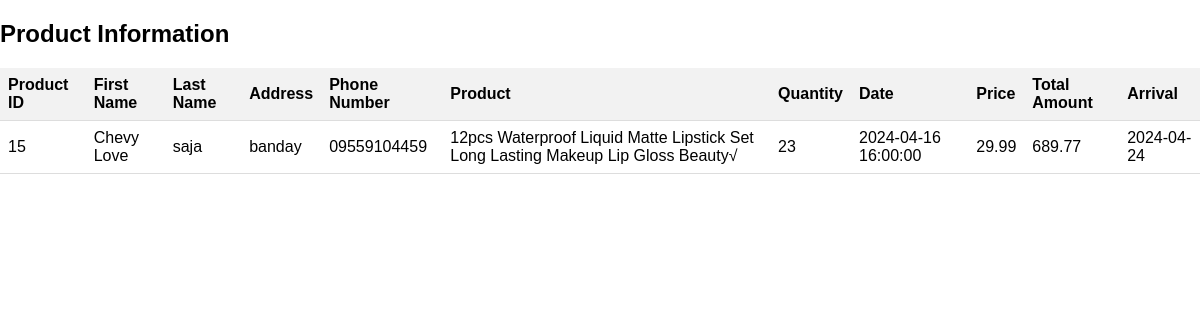
Page /admin/index.php on the earlier database version.
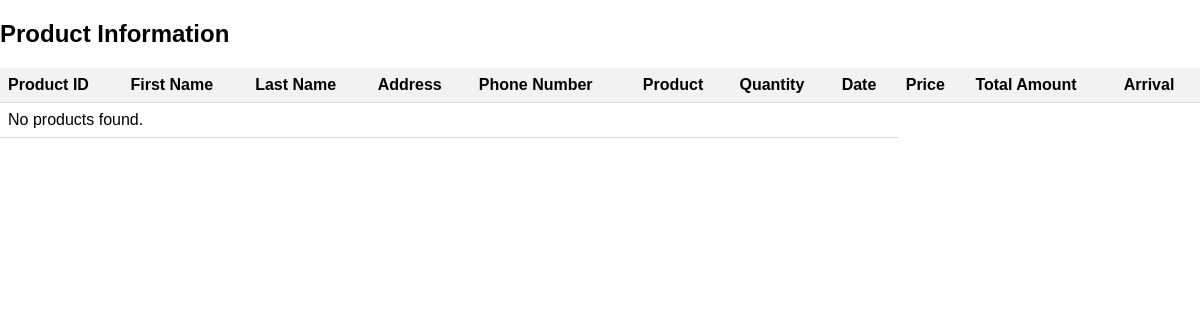
Same page on the later database version.
### tables this page shows
CREATE TABLE `product` (
  `id` int NOT NULL,
  `user_id` int DEFAULT NULL,
  `fname` varchar(100) NOT NULL,
  `lname` varchar(100) NOT NULL,
  `address` varchar(100) DEFAULT NULL,
  `phone_num` varchar(11) NOT NULL,
  `product` varchar(100) NOT NULL,
  `qty` varchar(100) NOT NULL,
  `date` timestamp NULL DEFAULT NULL,
  `price` varchar(100) DEFAULT NULL,
  `total_amount` varchar(100) DEFAULT NULL,
  `product_arrival` date DEFAULT NULL
);

### admin/index.php (the view, shortened to what this page needs)
<!DOCTYPE html>
<html>
<head>
</head>
<body>
<h2>Product Information</h2>
<table>
    <tr>
        <th>Product ID</th>
        <th>First Name</th>
        <th>Last Name</th>
        <th>Address</th>
         <th>Phone Number</th>
        <th>Product</th>
        <th>Quantity</th>
        <th>Date</th>
        <th>Price</th>
        <th>Total Amount</th>
         <th>Arrival</th>
    </tr>
    <?php
    require '../config.php';
    $sql = "SELECT * FROM product";
    $result = mysqli_query($conn, $sql);
    if (mysqli_num_rows($result) > 0) {
        while ($row = mysqli_fetch_assoc($result)) {
            echo "<tr>";
            echo "<td>" . $row["id"] . "</td>";
            echo "<td>" . $row["fname"] . "</td>";
            echo "<td>" . $row["lname"] . "</td>";
            echo "<td>" . $row["address"] . "</td>";
             echo "<td>" . $row["phone_num"] . "</td>";
            echo "<td>" . $row["product"] . "</td>";
            echo "<td>" . $row["qty"] . "</td>";
            echo "<td>" . $row["date"] . "</td>";
            echo "<td>" . $row["price"] . "</td>";
            echo "<td>" . $row["total_amount"] . "</td>";
                echo "<td>" . $row["product_arrival"] . "</td>";
            echo "</tr>";
        }
    } else {
        echo "<tr><td colspan='8'>No products found.</td></tr>";
    }
    ?>
</table>
</body>
</html>

### admin/index.php (style rules this page uses)
body { font-family: 'Arial', sans-serif; margin: 0; padding: 0; background-image: url(../img/beauty.jpg); background-size: cover; background-repeat: no-repeat; }
table { width: 100%; border-collapse: collapse; }
th, td { padding: 8px; text-align: left; border-bottom: 1px solid #ddd; }
th { background-color: #f2f2f2; }

Differences in the rows shown:
removed product: id "15", fname "Chevy Love", lname "saja", address "banday", phone_num "09559104459", product "12pcs Waterproof Liquid Matte Lipstick Set Long Lasting Makeup Lip Gloss Beauty√", qty "23", date "2024-04-16 16:00:00", price "29.99", total_amount "689.77", product_arrival "2024-04-24"
Other differences:
text now shown: "No products found."
